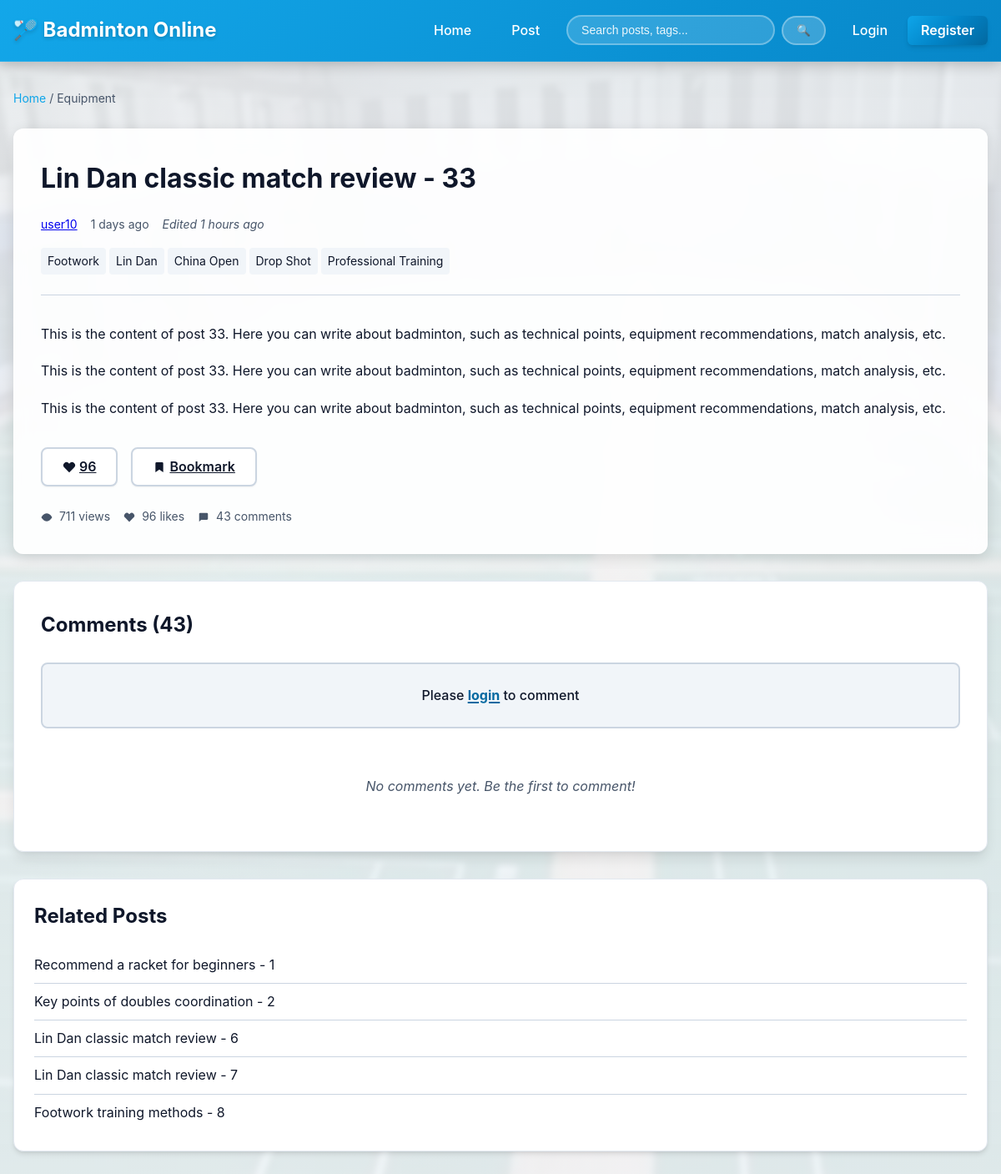
/post/113, run on the app's committed database.
### app/models.py (models this page shows, shortened)
class Post(db.Model):
    __tablename__ = 'posts'
    id = db.Column(db.Integer, primary_key=True)
    title = db.Column(db.String(100), nullable=False, index=True)
    content = db.Column(db.Text, nullable=False)
    author_id = db.Column(db.Integer, db.ForeignKey('users.id'), nullable=False, index=True)
    category = db.Column(db.String(20), nullable=False, index=True, default='Other')
    created_at = db.Column(db.DateTime, default=datetime.utcnow, nullable=False, index=True)
    updated_at = db.Column(db.DateTime, default=datetime.utcnow,
                         onupdate=datetime.utcnow, nullable=False)
    view_count = db.Column(db.Integer, default=0, nullable=False)
    like_count = db.Column(db.Integer, default=0, nullable=False)
    comment_count = db.Column(db.Integer, default=0, nullable=False)
    is_pinned = db.Column(db.Boolean, default=False, nullable=False)
    is_draft = db.Column(db.Boolean, default=False, nullable=False)
    comments = db.relationship('Comment', backref='post', lazy='dynamic',
                              cascade='all, delete-orphan', order_by='Comment.created_at')
    tags = db.relationship(
        'Tag', secondary=post_tags,
        backref=db.backref('posts', lazy='dynamic'),
        lazy='dynamic'
    )
    def increment_view(self):
        self.view_count += 1
        db.session.commit()

class User(UserMixin, db.Model):
    __tablename__ = 'users'
    id = db.Column(db.Integer, primary_key=True)
    username = db.Column(db.String(80), unique=True, nullable=False, index=True)
    email = db.Column(db.String(120), unique=True, nullable=False, index=True)
    password_hash = db.Column(db.String(255), nullable=False)
    avatar_url = db.Column(db.String(255), default='default_avatar.png')
    bio = db.Column(db.Text, nullable=True)
    created_at = db.Column(db.DateTime, default=datetime.utcnow, nullable=False)
    last_login = db.Column(db.DateTime, nullable=True)
    is_active = db.Column(db.Boolean, default=True, nullable=False)
    is_admin = db.Column(db.Boolean, default=False, nullable=False)
    posts = db.relationship('Post', backref='author', lazy='dynamic',
                           cascade='all, delete-orphan')
    comments = db.relationship('Comment', backref='author', lazy='dynamic',
                              cascade='all, delete-orphan')
    following = db.relationship(
        'User', secondary=follows,
        primaryjoin=('follows.c.follower_id == User.id'),
        secondaryjoin=('follows.c.following_id == User.id'),
        backref=db.backref('followers', lazy='dynamic'),
        lazy='dynamic'
    )
    bookmarked_posts = db.relationship(
        'Post', secondary=bookmarks,
        backref=db.backref('bookmarked_by', lazy='dynamic'),
        lazy='dynamic'
    )
    liked_posts = db.relationship(
        'Post', secondary=post_likes,
        backref=db.backref('liked_by', lazy='dynamic'),
        lazy='dynamic'
    )
    liked_comments = db.relationship(
        'Comment', secondary=comment_likes,
        backref=db.backref('liked_by', lazy='dynamic'),
        lazy='dynamic'
    )

class Tag(db.Model):
    __tablename__ = 'tags'
    id = db.Column(db.Integer, primary_key=True)
    name = db.Column(db.String(50), unique=True, nullable=False, index=True)
    description = db.Column(db.Text, nullable=True)
    usage_count = db.Column(db.Integer, default=0, nullable=False, index=True)
    created_at = db.Column(db.DateTime, default=datetime.utcnow, nullable=False)

### app/routes.py (the view)
@main.route('/post/<int:post_id>')
def post_detail(post_id):
    post = Post.query.get_or_404(post_id)
    post.increment_view()
    comments = Comment.query.filter_by(
        post_id=post_id,
        is_deleted=False,
        parent_id=None
    ).order_by(Comment.created_at.desc()).all()
    related_posts = []
    if post.tags.count() > 0:
        related_query = Post.query.filter(
            Post.id != post_id,
            Post.is_draft == False
        ).join(Post.tags).filter(
            Tag.id.in_([tag.id for tag in post.tags])
        ).distinct().limit(5).all()
        related_posts = related_query
    form = CommentForm()
    return render_template('post_detail.html',
                         post=post,
                         comments=comments,
                         related_posts=related_posts,
                         form=form,
                         render_markdown=render_markdown,
                         time_ago=time_ago,
                         get_category_display=get_category_display)

### app/forms.py
class CommentForm(FlaskForm):
    content = TextAreaField('Comment', validators=[
        DataRequired('Please enter a comment'),
        Length(max=2000, message='Comment cannot exceed 2000 characters')
    ])
    parent_id = StringField('Parent Comment ID', default='', widget=HiddenInput())
    submit = SubmitField('Post Comment')

### app/utils.py (called while the page is built)
def get_category_display(category):
    if not category:
        return 'Other'
    return CATEGORY_MAP.get(category, category)

def render_markdown(text):
    import markdown
    from flask import current_app
    extensions = current_app.config.get(
        'MARKDOWN_EXTENSIONS',
        ['codehilite', 'fenced_code', 'tables', 'nl2br']
    )
    md = markdown.Markdown(extensions=extensions)
    html = md.convert(text or '')
    return html

def time_ago(dt):
    if not dt:
        return ''
    now = datetime.utcnow()
    diff = now - dt
    if diff < timedelta(minutes=1):
        return 'just now'
    elif diff < timedelta(hours=1):
        return f'{int(diff.seconds / 60)} minutes ago'
    elif diff < timedelta(days=1):
        return f'{int(diff.seconds / 3600)} hours ago'
    elif diff < timedelta(days=30):
        return f'{diff.days} days ago'
    else:
        return dt.strftime('%Y-%m-%d')

### templates/post_detail.html (shortened to what this page needs)
{% extends "base.html" %}
{% from "includes/icons.html" import icon_eye, icon_like, icon_comment, icon_bookmark, icon_edit, icon_delete %}
{% block content %}
<div class="container">
    <nav class="breadcrumb" aria-label="Breadcrumb navigation">
        <a href="{{ url_for('main.index') }}">Home</a>
        <span>/</span>
        <span>{{ get_category_display(post.category) }}</span>
    </nav>
    <article class="post-detail">
        <header class="post-header">
            <h1>{{ post.title }}</h1>
            <div class="post-meta">
                <a href="{{ url_for('main.user_profile', username=post.author.username) }}"
                   class="author-info">
                    <span class="author-name">{{ post.author.username }}</span>
                </a>
                <span class="post-time">{{ time_ago(post.created_at) }}</span>
                {% if post.updated_at != post.created_at %}
                    <span class="post-updated">Edited {{ time_ago(post.updated_at) }}</span>
                {% endif %}
            </div>
            <div class="post-tags">
                {% for tag in post.tags %}
                    <a href="{{ url_for('main.tag_detail', tag_name=tag.name) }}"
                       class="tag">{{ tag.name }}</a>
                {% endfor %}
            </div>
        </header>
        <div class="post-content">
            {{ render_markdown(post.content)|safe }}
        </div>
        <div class="post-actions">
            {% if current_user.is_authenticated %}
                <button class="btn-like {% if current_user in post.liked_by %}liked{% endif %}"
                        data-post-id="{{ post.id }}"
                        aria-label="Like">
                    {{ icon_like(current_user in post.liked_by) }}
                    <span class="like-count">{{ post.like_count }}</span>
                </button>
                <button class="btn-bookmark {% if current_user in post.bookmarked_by %}bookmarked{% endif %}"
                        data-post-id="{{ post.id }}"
                        aria-label="Bookmark">
                    {{ icon_bookmark(current_user in post.bookmarked_by) }}
                    <span>Bookmark</span>
                </button>
            {% else %}
                <a href="{{ url_for('auth.login') }}" class="btn-like">
                    {{ icon_like() }}
                    <span class="like-count">{{ post.like_count }}</span>
                </a>
                <a href="{{ url_for('auth.login') }}" class="btn-bookmark">
                    {{ icon_bookmark() }}
                    <span>Bookmark</span>
                </a>
            {% endif %}
        </div>
        <div class="post-stats">
            <span>{{ icon_eye() }} {{ post.view_count }} views</span>
            <span>{{ icon_like() }} {{ post.like_count }} likes</span>
            <span>{{ icon_comment() }} {{ post.comment_count }} comments</span>
        </div>
    </article>
    <section class="comments-section">
        <h2>Comments ({{ post.comment_count }})</h2>
        {% if current_user.is_authenticated %}
            <form method="POST" action="{{ url_for('main.comment_create', post_id=post.id) }}"
                  class="comment-form">
                {{ form.hidden_tag() }}
                <div class="form-group">
                    {{ form.content.label(class="sr-only") }}
                    {{ form.content(class="form-control", rows="4", placeholder="Write your comment...") }}
                    {{ form.parent_id() }}
                </div>
                {{ form.submit(class="btn btn-primary") }}
            </form>
        {% else %}
            <p class="login-prompt">
                Please <a href="{{ url_for('auth.login') }}">login</a> to comment
            </p>
        {% endif %}
        <div class="comments-list">
            {% for comment in comments %}
                {% if not comment.is_deleted %}
                    {% include 'comment_item.html' %}
                {% endif %}
            {% else %}
                <p class="empty-comments">No comments yet. Be the first to comment!</p>
            {% endfor %}
        </div>
    </section>
    {% if related_posts %}
        <section class="related-posts">
            <h2>Related Posts</h2>
            <ul>
                {% for related_post in related_posts %}
                    <li>
                        <a href="{{ url_for('main.post_detail', post_id=related_post.id) }}">
                            {{ related_post.title }}
                        </a>
                    </li>
                {% endfor %}
            </ul>
        </section>
    {% endif %}
</div>
{% endblock %}

### static/css/main.css (style rules this page uses)
:root { --primary-color: #0ea5e9; --primary-dark: #0284c7; --primary-light: #38bdf8; --primary-accent: #06b6d4; --primary-gradient: linear-gradient(135deg, #0ea5e9 0%, #0284c7 50%, #0369a1 100%); --primary-gradient-hover: linear-gradient(135deg, #38bdf8 0%, #0ea5e9 50%, #0284c7 100%); --accent-color: #f59e0b; --accent-light: #fbbf24; --accent-dark: #d97706; --accent-gradient: linear-gradient(135deg, #f59e0b 0%, #f97316 100%); --accent-gradient-hover: linear-gradient(135deg, #fbbf24 0%, #f59e0b 100%); --text-primary: #0f172a; --text-secondary: #475569; --text-disabled: #94a3b8; --text-on-primary: #ffffff; --bg-primary: #ffffff; --bg-secondary: #f1f5f9; --bg-hover: #e0f2fe; --bg-accent: #f0f9ff; --bg-gradient: linear-gradient(135deg, #f8fafc 0%, #f1f5f9 100%); --border-color: #cbd5e1; --border-light: #e2e8f0; --border-dark: #94a3b8; --success-color: #10b981; --success-gradient: linear-gradient(135deg, #10b981 0%, #059669 100%); --error-color: #ef4444; --error-gradient: linear-gradient(135deg, #ef4444 0%, #dc2626 100%); --warning-color: #f59e0b; --warning-gradient: linear-gradient(135deg, #f59e0b 0%, #d97706 100%); --info-color: #3b82f6; --info-gradient: linear-gradient(135deg, #3b82f6 0%, #2563eb 100%); --shadow-sm: 0 1px 2px 0 rgba(0, 0, 0, 0.05); --shadow-md: 0 4px 6px -1px rgba(0, 0, 0, 0.1), 0 2px 4px -1px rgba(0, 0, 0, 0.06); --shadow-lg: 0 10px 15px -3px rgba(0, 0, 0, 0.1), 0 4px 6px -2px rgba(0, 0, 0, 0.05); --shadow-xl: 0 20px 25px -5px rgba(0, 0, 0, 0.1), 0 10px 10px -5px rgba(0, 0, 0, 0.04); --shadow-hover: 0 12px 20px -4px rgba(15, 23, 42, 0.15); --spacing-xs: 0.25rem; --spacing-sm: 0.5rem; --spacing-md: 1rem; --spacing-lg: 1.5rem; --spacing-xl: 2rem; --font-family: -apple-system, BlinkMacSystemFont, "Segoe UI", Roboto, "Helvetica Neue", Arial, sans-serif; --font-size-base: 16px; --font-size-sm: 14px; --font-size-lg: 18px; --font-size-xl: 24px; }
* { margin: 0; padding: 0; box-sizing: border-box; }
body { font-family: var(--font-family); font-size: var(--font-size-base); line-height: 1.7; color: var(--text-primary); background: var(--bg-gradient); }
.container { max-width: 1200px; margin: 0 auto; padding: 0 var(--spacing-md); }
.tag { display: inline-block; padding: var(--spacing-xs) var(--spacing-sm); background: var(--bg-secondary); color: var(--text-primary); text-decoration: none; border-radius: 4px; font-size: var(--font-size-sm); transition: background-color 0.2s; }
.post-meta { display: flex; gap: var(--spacing-md); font-size: var(--font-size-sm); color: var(--text-secondary); margin-bottom: var(--spacing-md); flex-wrap: wrap; }
.post-tags { display: flex; flex-wrap: wrap; gap: var(--spacing-xs); }
.post-stats { display: flex; gap: var(--spacing-md); font-size: var(--font-size-sm); color: var(--text-secondary); }
.post-detail { background: var(--bg-primary); padding: var(--spacing-xl); border-radius: 12px; margin-bottom: var(--spacing-xl); box-shadow: var(--shadow-lg); border: 1px solid var(--border-light); }
.post-detail .post-header { margin-bottom: var(--spacing-lg); padding-bottom: var(--spacing-lg); border-bottom: 1px solid var(--border-color); }
.post-detail h1 { font-size: 32px; margin-bottom: var(--spacing-md); color: var(--text-primary); }
.post-content { margin: var(--spacing-xl) 0; line-height: 1.8; }
.post-content p { margin-bottom: var(--spacing-md); }
.post-actions { display: flex; gap: var(--spacing-md); margin: var(--spacing-lg) 0; flex-wrap: wrap; }
.btn-like, .btn-bookmark { padding: var(--spacing-sm) var(--spacing-lg); border: 2px solid var(--border-color); background: var(--bg-primary); border-radius: 8px; cursor: pointer; font-weight: 600; color: var(--text-primary); transition: all 0.3s cubic-bezier(0.4, 0, 0.2, 1); box-shadow: var(--shadow-sm); display: inline-flex; align-items: center; gap: var(--spacing-xs); }
.comments-section { background: var(--bg-primary); padding: var(--spacing-xl); border-radius: 12px; margin-top: var(--spacing-xl); box-shadow: var(--shadow-lg); border: 1px solid var(--border-light); }
.comments-section h2 { color: var(--text-primary); font-weight: 700; margin-bottom: var(--spacing-lg); }
.comments-list { display: flex; flex-direction: column; gap: var(--spacing-lg); }

### data on the page
Post: category "Equipment", title "Lin Dan classic match review - 33", created_at "1 days ago", updated_at "1 hours ago", content "This is the content of post 33. Here you can write about badminton, such as technical points, equipment recommendations, match analysis, etc. This is the content of post 33. Here you can write about badminton, such as technical points, equipment recommendations, match analysis, etc. This is the content of post 33. Here you can write about badminton, such as technical points, equipment recommendations, match analysis, etc.", like_count "96", view_count "711", comment_count "43"
User: author.username "user10"
Tag: name "Footwork"
Tag: name "Lin Dan"
Tag: name "China Open"
Tag: name "Drop Shot"
Tag: name "Professional Training"
Post: title "Recommend a racket for beginners - 1"
Post: title "Key points of doubles coordination - 2"
Post: title "Lin Dan classic match review - 6"
Post: title "Lin Dan classic match review - 7"
Post: title "Footwork training methods - 8"
